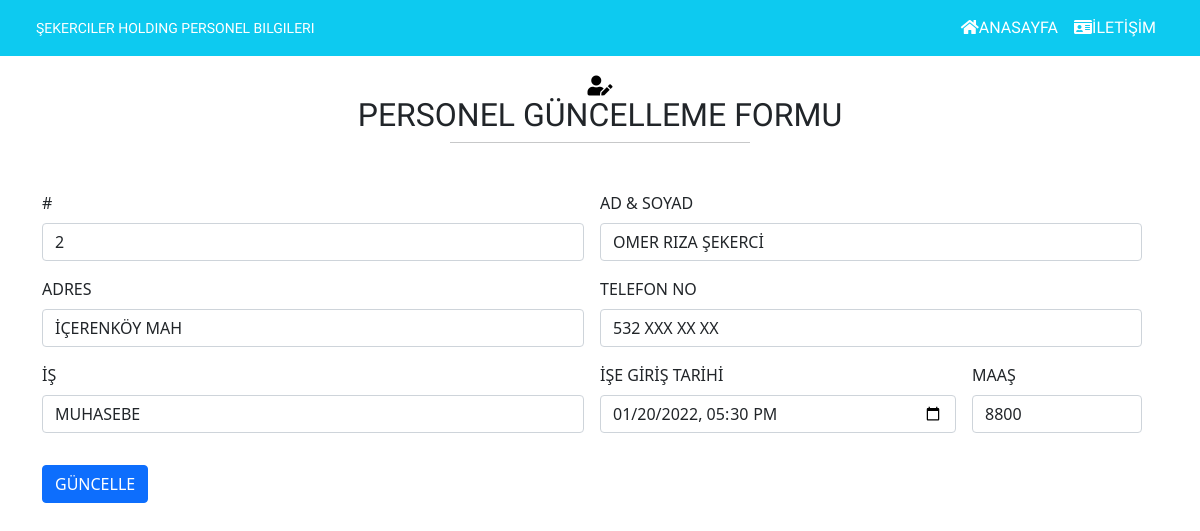
The app's page /update.php?id=2 with its own data.
### tables this page shows
CREATE TABLE `contactinformation` (
  `id` int(11) NOT NULL,
  `namesurname` varchar(50) DEFAULT NULL,
  `address` varchar(50) DEFAULT NULL,
  `phone` varchar(50) DEFAULT NULL,
  `jop` varchar(50) DEFAULT NULL,
  `dateofstart` datetime DEFAULT current_timestamp(),
  `salary` varchar(50) DEFAULT NULL
);

### update.php (the view, shortened to what this page needs)
<?php
include 'functions.php';
$pdo=pdo_connect_mysql();
if(isset($_GET['id'])){
    $stm=$pdo->prepare('SELECT *FROM contactinformation WHERE id=?');
    $stm->execute([$_GET['id']]);
    $information=$stm->fetch(PDO::FETCH_ASSOC);
}
else{
    exit('ID SEÇİLMEMİŞ...');
}
?>
<?=template_header("GÜNCELLEME") ?>
<?=template_title3("PERSONEL GÜNCELLEME FORMU") ?>
<div class="update container center_div">
<form class="row g-3" style="width: 100%" action="update.php?id=<?= $information['id'] ?>" method="POST">
  <div class="col-md-6" >
    <label for="id" class="form-label">#</label>
    <input type="text" class="form-control" name="id" id="id" value="<?=  $information['id'] ?>">
  </div>
  <div class="col-md-6">
    <label for="namesurname" class="form-label">AD & SOYAD</label>
    <input type="text" class="form-control" id="namesurname" name="namesurname" value="<?=  $information['namesurname'] ?>">
  </div>
  <div class="col-md-6">
    <label for="address" class="form-label">ADRES</label>
    <input type="text" class="form-control" id="address" name="address" placeholder="Küçükbakkalköy Mah. Ataşehir/İST" value="<?=  $information['address'] ?>">
  </div>
  <div class="col-md-6">
    <label for="phone" class="form-label">TELEFON NO</label>
    <input type="text" class="form-control" id="phone" placeholder="XXX XXX XX XX" name="phone" value="<?=  $information['phone'] ?>">
  </div>
  <div class="col-md-6">
    <label for="jop" class="form-label">İŞ</label>
    <input type="text" class="form-control" id="jop" name="jop" value="<?=  $information['jop'] ?>">
  </div>
  <div class="col-md-4">
    <label for="dateofstart" class="form-label">İŞE GİRİŞ TARİHİ</label>
    <input type="datetime-local" class="form-control" id="dateofstart" name="dateofstart" value="<?=date('Y-m-d\TH:i',strtotime($information['dateofstart']))?>">
  </div>
  <div class="col-md-2">
    <label for="salary" class="form-label">MAAŞ</label>
    <input type="text" class="form-control" id="salary" name="salary" value="<?=  $information['salary'] ?>">
  </div>
  <div class="col-12">
    <button type="submit" id="submit" value="Olustur" class="btn btn-primary">GÜNCELLE</button>
  </div>
  </form>
  </div>

### records on screen
contactinformation: id "2", namesurname "OMER RIZA ŞEKERCİ", address "İÇERENKÖY MAH", phone "532 XXX XX XX", jop "MUHASEBE", dateofstart "01/20/2022 17:30", salary "8800"

### other values on screen
$text "PERSONEL GÜNCELLEME FORMU"
